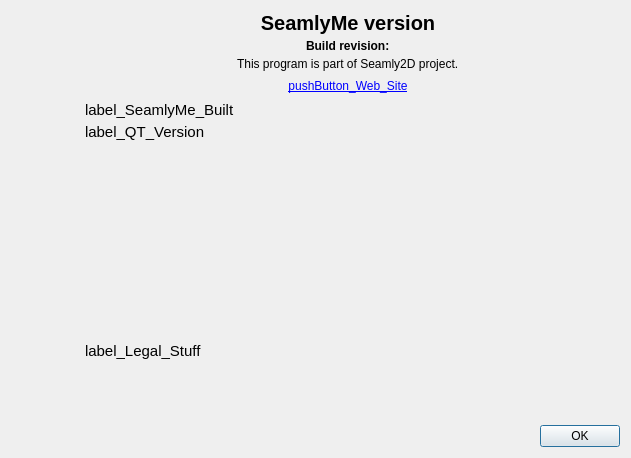
<?xml version="1.0" encoding="UTF-8"?>
<ui version="4.0">
 <class>MeAboutDialog</class>
 <widget class="QDialog" name="MeAboutDialog">
  <property name="geometry">
   <rect>
    <x>0</x>
    <y>0</y>
    <width>631</width>
    <height>458</height>
   </rect>
  </property>
  <property name="sizePolicy">
   <sizepolicy hsizetype="Preferred" vsizetype="Fixed">
    <horstretch>0</horstretch>
    <verstretch>0</verstretch>
   </sizepolicy>
  </property>
  <property name="minimumSize">
   <size>
    <width>0</width>
    <height>0</height>
   </size>
  </property>
  <property name="windowTitle">
   <string>About SeamlyMe</string>
  </property>
  <property name="windowIcon">
   <iconset resource="../../../libs/vmisc/share/resources/icon.qrc">
    <normaloff>:/icon/logos/seamlyme_logo_32.png</normaloff>:/icon/logos/seamlyme_logo_32.png</iconset>
  </property>
  <layout class="QVBoxLayout" name="verticalLayout">
   <item>
    <layout class="QHBoxLayout" name="horizontalLayout">
     <property name="spacing">
      <number>4</number>
     </property>
     <property name="leftMargin">
      <number>0</number>
     </property>
     <property name="rightMargin">
      <number>9</number>
     </property>
     <item>
      <widget class="QLabel" name="label_appIcon">
       <property name="sizePolicy">
        <sizepolicy hsizetype="Fixed" vsizetype="Minimum">
         <horstretch>0</horstretch>
         <verstretch>0</verstretch>
        </sizepolicy>
       </property>
       <property name="maximumSize">
        <size>
         <width>70</width>
         <height>400</height>
        </size>
       </property>
       <property name="text">
        <string notr="true"/>
       </property>
       <property name="pixmap">
        <pixmap resource="../../../libs/vmisc/share/resources/icon.qrc">:/icon/logos/seamlyme_banner_with_tape_vertical.svg</pixmap>
       </property>
       <property name="scaledContents">
        <bool>true</bool>
       </property>
       <property name="alignment">
        <set>Qt::AlignLeading|Qt::AlignLeft|Qt::AlignTop</set>
       </property>
      </widget>
     </item>
     <item>
      <layout class="QVBoxLayout" name="verticalLayout_2">
       <item>
        <widget class="QLabel" name="label_SeamlyMe_Version">
         <property name="font">
          <font>
           <pointsize>15</pointsize>
           <bold>true</bold>
          </font>
         </property>
         <property name="text">
          <string>SeamlyMe version</string>
         </property>
         <property name="alignment">
          <set>Qt::AlignCenter</set>
         </property>
        </widget>
       </item>
       <item alignment="Qt::AlignHCenter">
        <widget class="QLabel" name="labelBuildRevision">
         <property name="font">
          <font>
           <bold>true</bold>
          </font>
         </property>
         <property name="accessibleName">
          <string/>
         </property>
         <property name="accessibleDescription">
          <string/>
         </property>
         <property name="text">
          <string notr="true">Build revision:</string>
         </property>
        </widget>
       </item>
       <item alignment="Qt::AlignHCenter">
        <widget class="QLabel" name="label">
         <property name="text">
          <string>This program is part of Seamly2D project.</string>
         </property>
        </widget>
       </item>
       <item>
        <widget class="QPushButton" name="pushButton_Web_Site">
         <property name="palette">
          <palette>
           <active>
            <colorrole role="ButtonText">
             <brush brushstyle="SolidPattern">
              <color alpha="255">
               <red>0</red>
               <green>0</green>
               <blue>255</blue>
              </color>
             </brush>
            </colorrole>
           </active>
           <inactive>
            <colorrole role="ButtonText">
             <brush brushstyle="SolidPattern">
              <color alpha="255">
               <red>0</red>
               <green>0</green>
               <blue>255</blue>
              </color>
             </brush>
            </colorrole>
           </inactive>
           <disabled>
            <colorrole role="ButtonText">
             <brush brushstyle="SolidPattern">
              <color alpha="255">
               <red>120</red>
               <green>120</green>
               <blue>120</blue>
              </color>
             </brush>
            </colorrole>
           </disabled>
          </palette>
         </property>
         <property name="font">
          <font>
           <underline>true</underline>
          </font>
         </property>
         <property name="cursor">
          <cursorShape>PointingHandCursor</cursorShape>
         </property>
         <property name="text">
          <string notr="true">pushButton_Web_Site</string>
         </property>
         <property name="autoDefault">
          <bool>false</bool>
         </property>
         <property name="flat">
          <bool>true</bool>
         </property>
        </widget>
       </item>
       <item>
        <widget class="QLabel" name="label_SeamlyMe_Built">
         <property name="sizePolicy">
          <sizepolicy hsizetype="Preferred" vsizetype="Preferred">
           <horstretch>0</horstretch>
           <verstretch>0</verstretch>
          </sizepolicy>
         </property>
         <property name="minimumSize">
          <size>
           <width>0</width>
           <height>0</height>
          </size>
         </property>
         <property name="font">
          <font>
           <pointsize>11</pointsize>
          </font>
         </property>
         <property name="text">
          <string notr="true">label_SeamlyMe_Built</string>
         </property>
        </widget>
       </item>
       <item>
        <widget class="QLabel" name="label_QT_Version">
         <property name="sizePolicy">
          <sizepolicy hsizetype="Preferred" vsizetype="Preferred">
           <horstretch>0</horstretch>
           <verstretch>0</verstretch>
          </sizepolicy>
         </property>
         <property name="minimumSize">
          <size>
           <width>0</width>
           <height>0</height>
          </size>
         </property>
         <property name="font">
          <font>
           <pointsize>11</pointsize>
          </font>
         </property>
         <property name="text">
          <string notr="true">label_QT_Version</string>
         </property>
        </widget>
       </item>
       <item>
        <spacer name="verticalSpacer_2">
         <property name="orientation">
          <enum>Qt::Vertical</enum>
         </property>
         <property name="sizeHint" stdset="0">
          <size>
           <width>20</width>
           <height>40</height>
          </size>
         </property>
        </spacer>
       </item>
       <item>
        <widget class="QLabel" name="label_Legal_Stuff">
         <property name="sizePolicy">
          <sizepolicy hsizetype="Preferred" vsizetype="Expanding">
           <horstretch>0</horstretch>
           <verstretch>0</verstretch>
          </sizepolicy>
         </property>
         <property name="minimumSize">
          <size>
           <width>0</width>
           <height>0</height>
          </size>
         </property>
         <property name="font">
          <font>
           <pointsize>11</pointsize>
          </font>
         </property>
         <property name="text">
          <string notr="true">label_Legal_Stuff</string>
         </property>
         <property name="wordWrap">
          <bool>true</bool>
         </property>
        </widget>
       </item>
      </layout>
     </item>
    </layout>
   </item>
   <item>
    <layout class="QHBoxLayout" name="horizontalLayout_2"/>
   </item>
   <item>
    <widget class="QDialogButtonBox" name="buttonBox">
     <property name="standardButtons">
      <set>QDialogButtonBox::Ok</set>
     </property>
    </widget>
   </item>
  </layout>
 </widget>
 <resources>
  <include location="../../../libs/vmisc/share/resources/icon.qrc"/>
 </resources>
 <connections/>
</ui>
